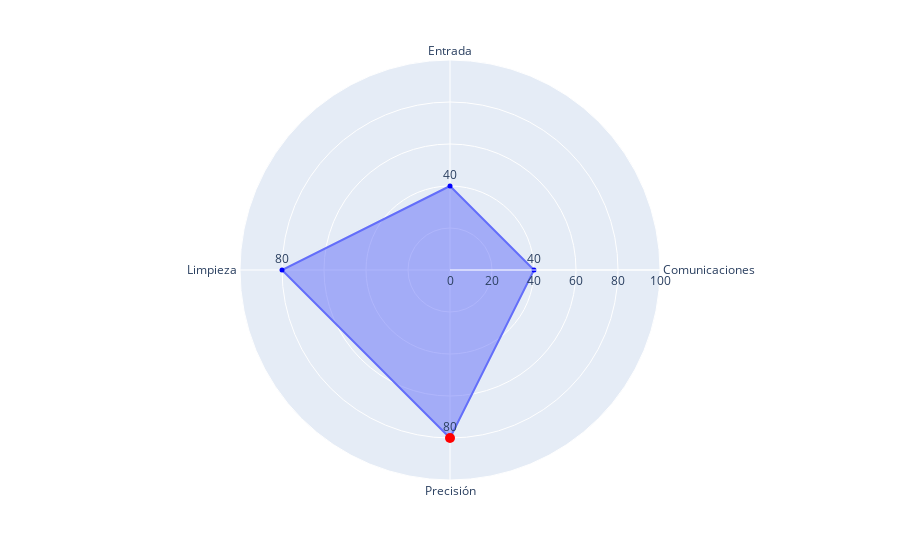

Notebook code cell kept with this figure:
### Code cell
# Gráfica de radar plotly
#Trazamos la gráfica de radar

fig = px.line_polar(df, r=diferencias.values, theta=diferencias.index, range_r=(0, 100), line_close=True)
fig.update_traces(fill='toself')

#Añadimos los valores

fig.add_trace(go.Scatterpolar(
    r=diferencias.values,
    theta=diferencias.index,
    mode='markers+text',
    marker=dict(color='blue', size=5, symbol='circle'),
    text=diferencias.values,
    textposition='top center',
    name='Valores',
    showlegend=False
))

#Marcamos el valor máximo

fig.add_trace(go.Scatterpolar(
    r=[max_diferencia],
    theta=[max_item],
    mode='markers',
    marker=dict(color='red', size=10, symbol='circle'),
    name='Valor máximo',
    showlegend=False
))

### Figure 1 — Plotly figure (JSON) as saved in the notebook; plotly's stock layout.template omitted (floating-point values rounded to 4 significant figures)
{"data": [{"fill": "toself", "hovertemplate": "r=%{r}<br>theta=%{theta}<extra></extra>", "legendgroup": "", "line": {"color": "#636efa", "dash": "solid"}, "marker": {"symbol": "circle"}, "mode": "lines", "name": "", "r": [40, 40, 80, 80, 40], "showlegend": false, "subplot": "polar", "theta": ["Entrada", "Comunicaciones", "Precisión", "Limpieza", "Entrada"], "type": "scatterpolar"}, {"marker": {"color": "blue", "size": 5, "symbol": "circle"}, "mode": "markers+text", "name": "Valores", "r": [40, 40, 80, 80], "showlegend": false, "text": [40, 40, 80, 80], "textposition": "top center", "theta": ["Entrada", "Comunicaciones", "Precisión", "Limpieza"], "type": "scatterpolar"}, {"marker": {"color": "red", "size": 10, "symbol": "circle"}, "mode": "markers", "name": "Valor máximo", "r": [80], "showlegend": false, "theta": ["Precisión"], "type": "scatterpolar"}], "layout": {"legend": {"tracegroupgap": 0}, "margin": {"t": 60}, "polar": {"angularaxis": {"direction": "clockwise", "rotation": 90}, "domain": {"x": [0, 1], "y": [0, 1]}, "radialaxis": {"range": [0, 100]}}}}
